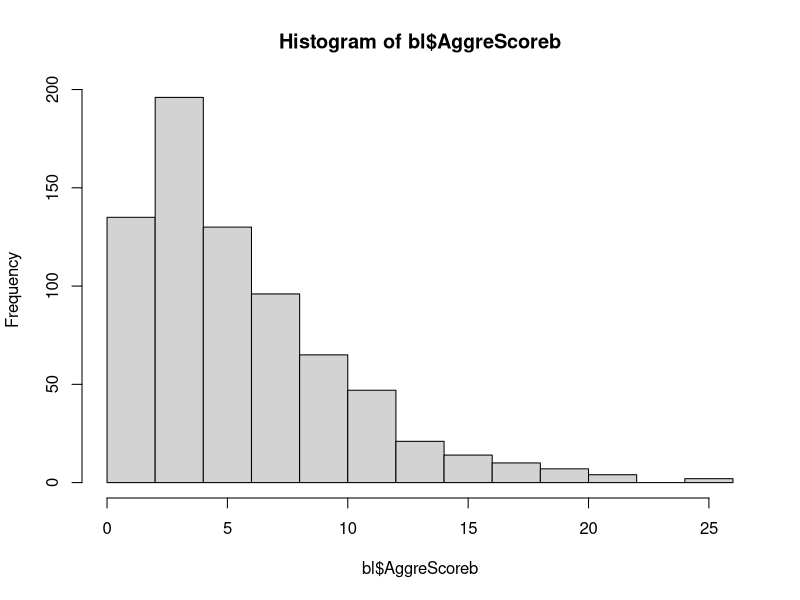
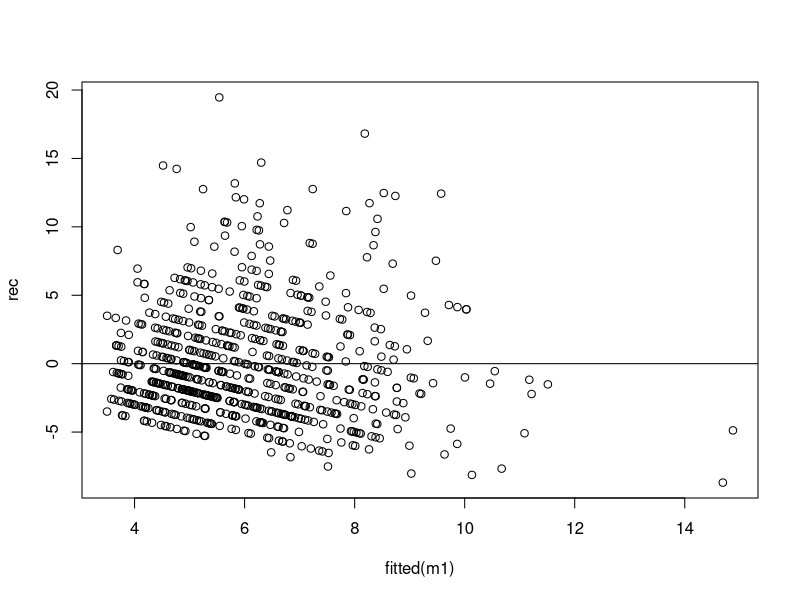
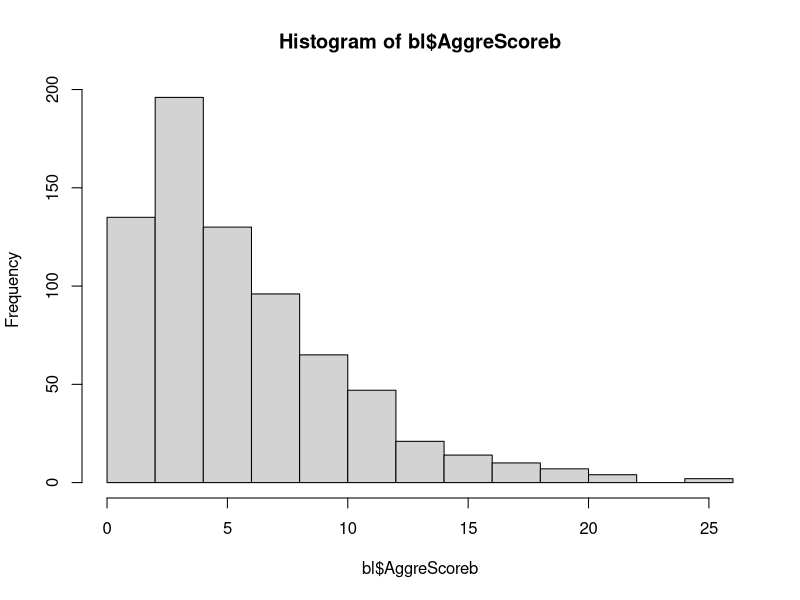
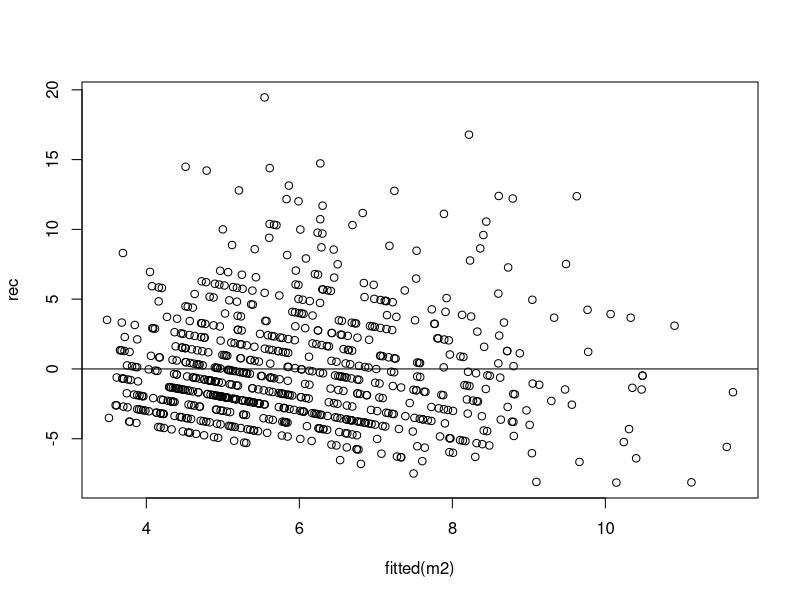
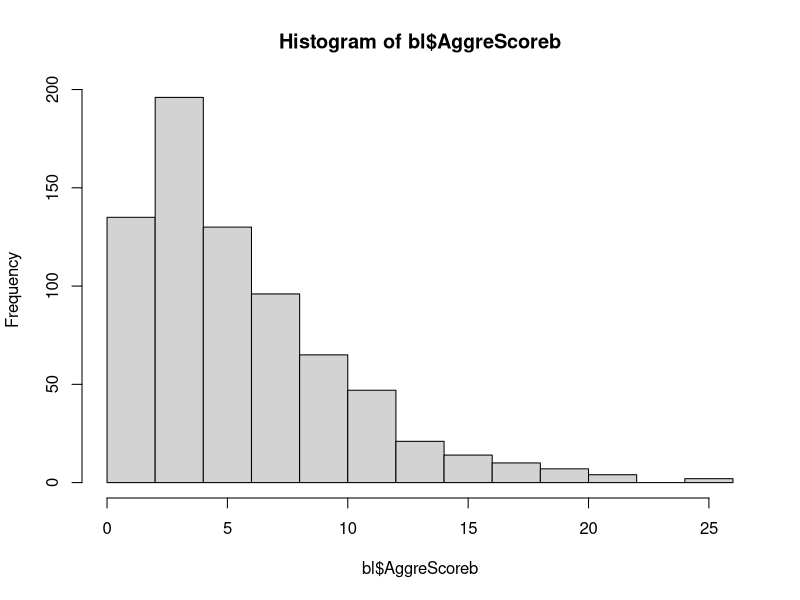
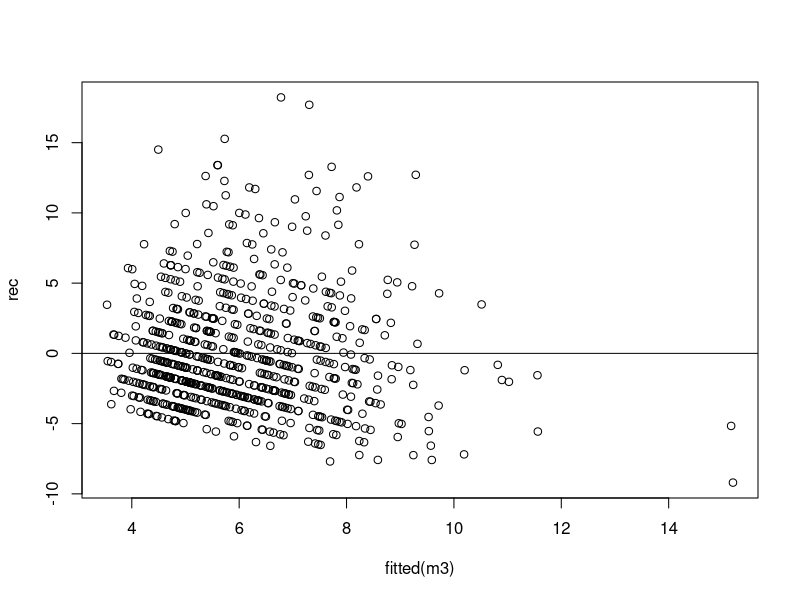
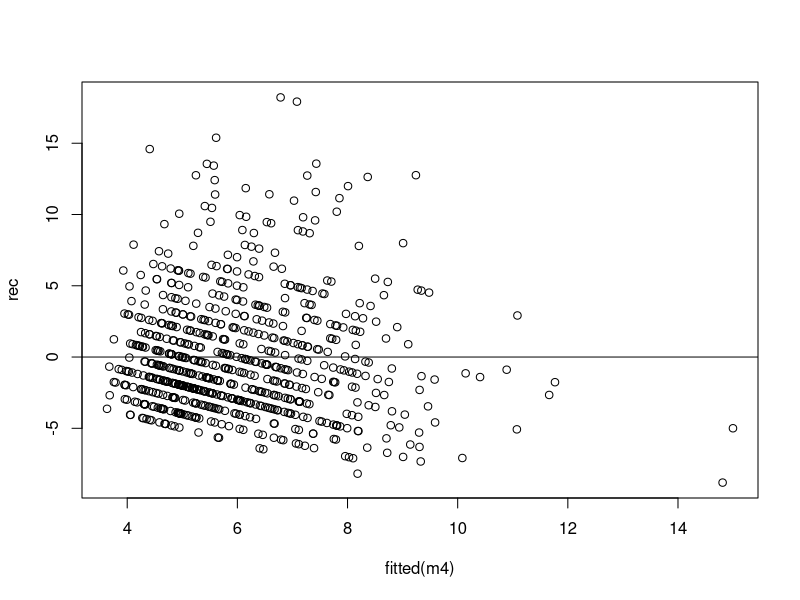
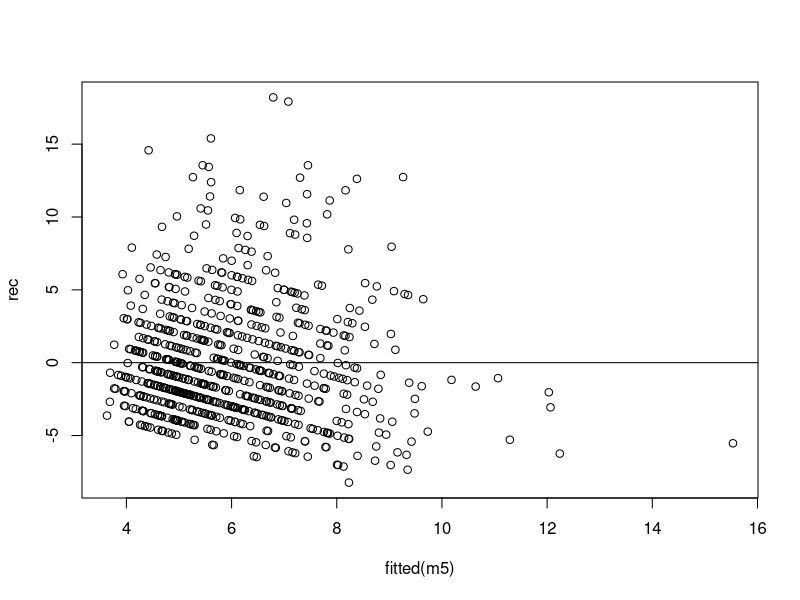

Generate these figures, in order, with R:
bl=read.csv("CPE_baseline_for regression.csv")
names(bl)

library(glmmTMB)
#modeling of AggreScoreb
hist(bl$AggreScoreb)
m1<-glmmTMB(AggreScoreb~genda+age+edu+occu+relign+marital+havdog+howlong+
              edudb+trncatcdog+trnholddog+dogbite+feardog+vacclastt,
            data=bl,family="nbinom2")
summary(m1)
rec<-resid(m1)
plot(fitted(m1),rec)
abline(0,0)

hist(bl$AggreScoreb)
m2<-glmmTMB(AggreScoreb~genda+age+edu+occu+relign+marital+havdog+howlong+
              trncatcdog+trnholddog+dogbite+feardog+vacclastt,
            data=bl,family="nbinom2")
summary(m2)
rec<-resid(m2)
plot(fitted(m2),rec)
abline(0,0)

hist(bl$AggreScoreb)
m3<-glmmTMB(AggreScoreb~genda+age+edu+occu+relign+marital+howlong+
              edudb+trncatcdog+trnholddog+dogbite+feardog+vacclastt,
            data=bl,family="nbinom2")
summary(m3)
rec<-resid(m3)
plot(fitted(m3),rec)
abline(0,0)

m4<-glmmTMB(AggreScoreb~genda+age+edu+relign+marital+howlong+
              edudb+trncatcdog+trnholddog+dogbite+vacclastt,
            data=bl,family="nbinom2")
summary(m4)
rec<-resid(m4)
plot(fitted(m4),rec)
abline(0,0)

m5<-glmmTMB(AggreScoreb~genda+age+edu+relign+marital+howlong+
              edudb+trnholddog+dogbite+vacclastt,
            data=bl,family="nbinom2")
summary(m5)
rec<-resid(m5)
plot(fitted(m5),rec)
abline(0,0)

m6<-glmmTMB(AggreScoreb~genda+age+edu+relign+marital+howlong+
              edudb+dogbite+vacclastt,
            data=bl,family="nbinom2")
summary(m6)
rec<-resid(m6)
plot(fitted(m6),rec)
abline(0,0)

m7<-glmmTMB(AggreScoreb~genda+age+edu+relign+marital+
              edudb+dogbite+vacclastt,
            data=bl,family="nbinom2")
summary(m7)
rec<-resid(m7)
plot(fitted(m7),rec)
abline(0,0)

m8<-glmmTMB(AggreScoreb~genda+age+edu+relign+marital+edudb+howlong+
              (edudb*howlong)+dogbite+vacclastt,
            data=bl,family="nbinom2")
summary(m8)
rec<-resid(m8)
plot(fitted(m8),rec)
abline(0,0)

m9<-glmmTMB(AggreScoreb~genda+age+edu+relign+marital+edudb+howlong+
              dogbite+vacclastt,
            data=bl,family="nbinom2")
summary(m9)
rec<-resid(m9)
plot(fitted(m9),rec)
abline(0,0)

m10<-glmmTMB(AggreScoreb~genda+age+edu+relign+marital+edudb+
               dogbite+vacclastt,
             data=bl,family="nbinom2")
summary(m10)
rec<-resid(m10)
plot(fitted(m10),rec)
abline(0,0)

m11<-glmmTMB(AggreScoreb~genda+age+edu+marital+edudb+
               dogbite+vacclastt,
             data=bl,family="nbinom2")
summary(m11)
rec<-resid(m11)
plot(fitted(m11),rec)
abline(0,0)

m12<-glmmTMB(AggreScoreb~genda+age+edu+edudb+
               dogbite+vacclastt,
             data=bl,family="nbinom2")
summary(m12)
rec<-resid(m12)
plot(fitted(m12),rec)
abline(0,0)

m13<-glmmTMB(AggreScoreb~genda+age+edu+
               dogbite+vacclastt,
             data=bl,family="nbinom2")
summary(m13)
rec<-resid(m13)
plot(fitted(m13),rec)
abline(0,0)

m14<-glmmTMB(AggreScoreb~genda+age+edu+
               vacclastt,
             data=bl,family="nbinom2")
summary(m14)
rec<-resid(m14)
plot(fitted(m14),rec)
abline(0,0)


#Transformation of estimates
exp(1.405883)
exp(0.285704)
exp(0.005068)
exp(0.126959)
exp(-0.235773)

#Calculation of the confidence intervals
confint(m14)

#calculation of the LRT
m14<-glmmTMB(AggreScoreb~genda+age+edu+
               vacclastt,
             data=bl,family="nbinom2")
m14bl<-glmmTMB(AggreScoreb~age+edu+
                vacclastt,
              data=bl,family="nbinom2")
anova(m14bl, m14, test="LRT")


m14<-glmmTMB(AggreScoreb~genda+age+edu+
               vacclastt,
             data=bl,family="nbinom2")
m14c<-glmmTMB(AggreScoreb~genda+edu+
                vacclastt,
              data=bl,family="nbinom2")
anova(m14c, m14, test="LRT")


m14<-glmmTMB(AggreScoreb~genda+age+edu+
               vacclastt,
             data=bl,family="nbinom2")
m14d<-glmmTMB(AggreScoreb~genda+age+
                vacclastt,
              data=bl,family="nbinom2")
anova(m14d, m14, test="LRT")


m14<-glmmTMB(AggreScoreb~genda+age+edu+
               vacclastt,
             data=bl,family="nbinom2")
m14e<-glmmTMB(AggreScoreb~genda+age+edu,
              data=bl,family="nbinom2")
anova(m14e, m14, test="LRT")
